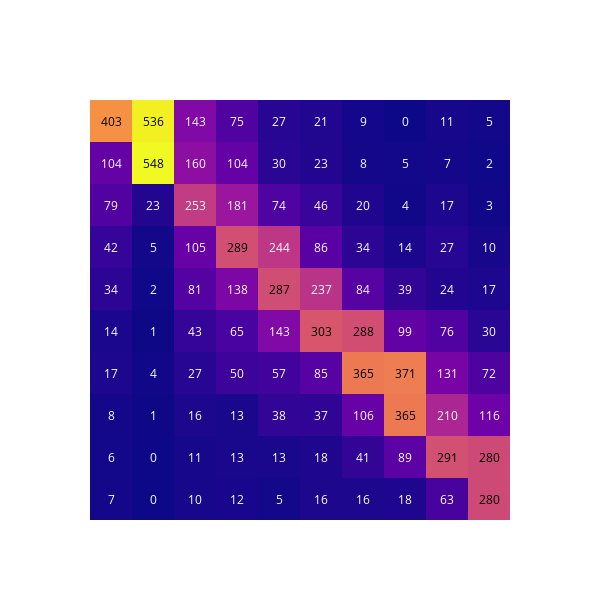

The notebook cell saved with this chart:
### Code cell
import plotly.figure_factory as ff

fig = ff.create_annotated_heatmap(df.values.astype(int)[::-1])
fig.update_layout(width = 600, height=600, paper_bgcolor='rgb(255,255,255)', plot_bgcolor='rgb(255,255,255)')
fig.update_yaxes(visible=False, scaleanchor="x")
fig.show()

### Figure 1 — Plotly figure (JSON) as saved in the notebook; plotly's stock layout.template omitted (floating-point values rounded to 4 significant figures)
{"data": [{"colorscale": [[0, "#0d0887"], [0.1111, "#46039f"], [0.2222, "#7201a8"], [0.3333, "#9c179e"], [0.4444, "#bd3786"], [0.5556, "#d8576b"], [0.6667, "#ed7953"], [0.7778, "#fb9f3a"], [0.8889, "#fdca26"], [1, "#f0f921"]], "reversescale": false, "showscale": false, "type": "heatmap", "z": [[7, 0, 10, 12, 5, 16, 16, 18, 63, 280], [6, 0, 11, 13, 13, 18, 41, 89, 291, 280], [8, 1, 16, 13, 38, 37, 106, 365, 210, 116], [17, 4, 27, 50, 57, 85, 365, 371, 131, 72], [14, 1, 43, 65, 143, 303, 288, 99, 76, 30], [34, 2, 81, 138, 287, 237, 84, 39, 24, 17], [42, 5, 105, 289, 244, 86, 34, 14, 27, 10], [79, 23, 253, 181, 74, 46, 20, 4, 17, 3], [104, 548, 160, 104, 30, 23, 8, 5, 7, 2], [403, 536, 143, 75, 27, 21, 9, 0, 11, 5]]}], "layout": {"annotations": [{"font": {"color": "#FFFFFF"}, "showarrow": false, "text": "7", "x": 0, "xref": "x", "y": 0, "yref": "y"}, {"font": {"color": "#FFFFFF"}, "showarrow": false, "text": "0", "x": 1, "xref": "x", "y": 0, "yref": "y"}, {"font": {"color": "#FFFFFF"}, "showarrow": false, "text": "10", "x": 2, "xref": "x", "y": 0, "yref": "y"}, {"font": {"color": "#FFFFFF"}, "showarrow": false, "text": "12", "x": 3, "xref": "x", "y": 0, "yref": "y"}, {"font": {"color": "#FFFFFF"}, "showarrow": false, "text": "5", "x": 4, "xref": "x", "y": 0, "yref": "y"}, {"font": {"color": "#FFFFFF"}, "showarrow": false, "text": "16", "x": 5, "xref": "x", "y": 0, "yref": "y"}, {"font": {"color": "#FFFFFF"}, "showarrow": false, "text": "16", "x": 6, "xref": "x", "y": 0, "yref": "y"}, {"font": {"color": "#FFFFFF"}, "showarrow": false, "text": "18", "x": 7, "xref": "x", "y": 0, "yref": "y"}, {"font": {"color": "#FFFFFF"}, "showarrow": false, "text": "63", "x": 8, "xref": "x", "y": 0, "yref": "y"}, {"font": {"color": "#000000"}, "showarrow": false, "text": "280", "x": 9, "xref": "x", "y": 0, "yref": "y"}, {"font": {"color": "#FFFFFF"}, "showarrow": false, "text": "6", "x": 0, "xref": "x", "y": 1, "yref": "y"}, {"font": {"color": "#FFFFFF"}, "showarrow": false, "text": "0", "x": 1, "xref": "x", "y": 1, "yref": "y"}, {"font": {"color": "#FFFFFF"}, "showarrow": false, "text": "11", "x": 2, "xref": "x", "y": 1, "yref": "y"}, {"font": {"color": "#FFFFFF"}, "showarrow": false, "text": "13", "x": 3, "xref": "x", "y": 1, "yref": "y"}, {"font": {"color": "#FFFFFF"}, "showarrow": false, "text": "13", "x": 4, "xref": "x", "y": 1, "yref": "y"}, {"font": {"color": "#FFFFFF"}, "showarrow": false, "text": "18", "x": 5, "xref": "x", "y": 1, "yref": "y"}, {"font": {"color": "#FFFFFF"}, "showarrow": false, "text": "41", "x": 6, "xref": "x", "y": 1, "yref": "y"}, {"font": {"color": "#FFFFFF"}, "showarrow": false, "text": "89", "x": 7, "xref": "x", "y": 1, "yref": "y"}, {"font": {"color": "#000000"}, "showarrow": false, "text": "291", "x": 8, "xref": "x", "y": 1, "yref": "y"}, {"font": {"color": "#000000"}, "showarrow": false, "text": "280", "x": 9, "xref": "x", "y": 1, "yref": "y"}, {"font": {"color": "#FFFFFF"}, "showarrow": false, "text": "8", "x": 0, "xref": "x", "y": 2, "yref": "y"}, {"font": {"color": "#FFFFFF"}, "showarrow": false, "text": "1", "x": 1, "xref": "x", "y": 2, "yref": "y"}, {"font": {"color": "#FFFFFF"}, "showarrow": false, "text": "16", "x": 2, "xref": "x", "y": 2, "yref": "y"}, {"font": {"color": "#FFFFFF"}, "showarrow": false, "text": "13", "x": 3, "xref": "x", "y": 2, "yref": "y"}, {"font": {"color": "#FFFFFF"}, "showarrow": false, "text": "38", "x": 4, "xref": "x", "y": 2, "yref": "y"}, {"font": {"color": "#FFFFFF"}, "showarrow": false, "text": "37", "x": 5, "xref": "x", "y": 2, "yref": "y"}, {"font": {"color": "#FFFFFF"}, "showarrow": false, "text": "106", "x": 6, "xref": "x", "y": 2, "yref": "y"}, {"font": {"color": "#000000"}, "showarrow": false, "text": "365", "x": 7, "xref": "x", "y": 2, "yref": "y"}, {"font": {"color": "#FFFFFF"}, "showarrow": false, "text": "210", "x": 8, "xref": "x", "y": 2, "yref": "y"}, {"font": {"color": "#FFFFFF"}, "showarrow": false, "text": "116", "x": 9, "xref": "x", "y": 2, "yref": "y"}, {"font": {"color": "#FFFFFF"}, "showarrow": false, "text": "17", "x": 0, "xref": "x", "y": 3, "yref": "y"}, {"font": {"color": "#FFFFFF"}, "showarrow": false, "text": "4", "x": 1, "xref": "x", "y": 3, "yref": "y"}, {"font": {"color": "#FFFFFF"}, "showarrow": false, "text": "27", "x": 2, "xref": "x", "y": 3, "yref": "y"}, {"font": {"color": "#FFFFFF"}, "showarrow": false, "text": "50", "x": 3, "xref": "x", "y": 3, "yref": "y"}, {"font": {"color": "#FFFFFF"}, "showarrow": false, "text": "57", "x": 4, "xref": "x", "y": 3, "yref": "y"}, {"font": {"color": "#FFFFFF"}, "showarrow": false, "text": "85", "x": 5, "xref": "x", "y": 3, "yref": "y"}, {"font": {"color": "#000000"}, "showarrow": false, "text": "365", "x": 6, "xref": "x", "y": 3, "yref": "y"}, {"font": {"color": "#000000"}, "showarrow": false, "text": "371", "x": 7, "xref": "x", "y": 3, "yref": "y"}, {"font": {"color": "#FFFFFF"}, "showarrow": false, "text": "131", "x": 8, "xref": "x", "y": 3, "yref": "y"}, {"font": {"color": "#FFFFFF"}, "showarrow": false, "text": "72", "x": 9, "xref": "x", "y": 3, "yref": "y"}, {"font": {"color": "#FFFFFF"}, "showarrow": false, "text": "14", "x": 0, "xref": "x", "y": 4, "yref": "y"}, {"font": {"color": "#FFFFFF"}, "showarrow": false, "text": "1", "x": 1, "xref": "x", "y": 4, "yref": "y"}, {"font": {"color": "#FFFFFF"}, "showarrow": false, "text": "43", "x": 2, "xref": "x", "y": 4, "yref": "y"}, {"font": {"color": "#FFFFFF"}, "showarrow": false, "text": "65", "x": 3, "xref": "x", "y": 4, "yref": "y"}, {"font": {"color": "#FFFFFF"}, "showarrow": false, "text": "143", "x": 4, "xref": "x", "y": 4, "yref": "y"}, {"font": {"color": "#000000"}, "showarrow": false, "text": "303", "x": 5, "xref": "x", "y": 4, "yref": "y"}, {"font": {"color": "#000000"}, "showarrow": false, "text": "288", "x": 6, "xref": "x", "y": 4, "yref": "y"}, {"font": {"color": "#FFFFFF"}, "showarrow": false, "text": "99", "x": 7, "xref": "x", "y": 4, "yref": "y"}, {"font": {"color": "#FFFFFF"}, "showarrow": false, "text": "76", "x": 8, "xref": "x", "y": 4, "yref": "y"}, {"font": {"color": "#FFFFFF"}, "showarrow": false, "text": "30", "x": 9, "xref": "x", "y": 4, "yref": "y"}, {"font": {"color": "#FFFFFF"}, "showarrow": false, "text": "34", "x": 0, "xref": "x", "y": 5, "yref": "y"}, {"font": {"color": "#FFFFFF"}, "showarrow": false, "text": "2", "x": 1, "xref": "x", "y": 5, "yref": "y"}, {"font": {"color": "#FFFFFF"}, "showarrow": false, "text": "81", "x": 2, "xref": "x", "y": 5, "yref": "y"}, {"font": {"color": "#FFFFFF"}, "showarrow": false, "text": "138", "x": 3, "xref": "x", "y": 5, "yref": "y"}, {"font": {"color": "#000000"}, "showarrow": false, "text": "287", "x": 4, "xref": "x", "y": 5, "yref": "y"}, {"font": {"color": "#FFFFFF"}, "showarrow": false, "text": "237", "x": 5, "xref": "x", "y": 5, "yref": "y"}, {"font": {"color": "#FFFFFF"}, "showarrow": false, "text": "84", "x": 6, "xref": "x", "y": 5, "yref": "y"}, {"font": {"color": "#FFFFFF"}, "showarrow": false, "text": "39", "x": 7, "xref": "x", "y": 5, "yref": "y"}, {"font": {"color": "#FFFFFF"}, "showarrow": false, "text": "24", "x": 8, "xref": "x", "y": 5, "yref": "y"}, {"font": {"color": "#FFFFFF"}, "showarrow": false, "text": "17", "x": 9, "xref": "x", "y": 5, "yref": "y"}, {"font": {"color": "#FFFFFF"}, "showarrow": false, "text": "42", "x": 0, "xref": "x", "y": 6, "yref": "y"}, {"font": {"color": "#FFFFFF"}, "showarrow": false, "text": "5", "x": 1, "xref": "x", "y": 6, "yref": "y"}, {"font": {"color": "#FFFFFF"}, "showarrow": false, "text": "105", "x": 2, "xref": "x", "y": 6, "yref": "y"}, {"font": {"color": "#000000"}, "showarrow": false, "text": "289", "x": 3, "xref": "x", "y": 6, "yref": "y"}, {"font": {"color": "#FFFFFF"}, "showarrow": false, "text": "244", "x": 4, "xref": "x", "y": 6, "yref": "y"}, {"font": {"color": "#FFFFFF"}, "showarrow": false, "text": "86", "x": 5, "xref": "x", "y": 6, "yref": "y"}, {"font": {"color": "#FFFFFF"}, "showarrow": false, "text": "34", "x": 6, "xref": "x", "y": 6, "yref": "y"}, {"font": {"color": "#FFFFFF"}, "showarrow": false, "text": "14", "x": 7, "xref": "x", "y": 6, "yref": "y"}, {"font": {"color": "#FFFFFF"}, "showarrow": false, "text": "27", "x": 8, "xref": "x", "y": 6, "yref": "y"}, {"font": {"color": "#FFFFFF"}, "showarrow": false, "text": "10", "x": 9, "xref": "x", "y": 6, "yref": "y"}, {"font": {"color": "#FFFFFF"}, "showarrow": false, "text": "79", "x": 0, "xref": "x", "y": 7, "yref": "y"}, {"font": {"color": "#FFFFFF"}, "showarrow": false, "text": "23", "x": 1, "xref": "x", "y": 7, "yref": "y"}, {"font": {"color": "#FFFFFF"}, "showarrow": false, "text": "253", "x": 2, "xref": "x", "y": 7, "yref": "y"}, {"font": {"color": "#FFFFFF"}, "showarrow": false, "text": "181", "x": 3, "xref": "x", "y": 7, "yref": "y"}, {"font": {"color": "#FFFFFF"}, "showarrow": false, "text": "74", "x": 4, "xref": "x", "y": 7, "yref": "y"}, {"font": {"color": "#FFFFFF"}, "showarrow": false, "text": "46", "x": 5, "xref": "x", "y": 7, "yref": "y"}, {"font": {"color": "#FFFFFF"}, "showarrow": false, "text": "20", "x": 6, "xref": "x", "y": 7, "yref": "y"}, {"font": {"color": "#FFFFFF"}, "showarrow": false, "text": "4", "x": 7, "xref": "x", "y": 7, "yref": "y"}, {"font": {"color": "#FFFFFF"}, "showarrow": false, "text": "17", "x": 8, "xref": "x", "y": 7, "yref": "y"}, {"font": {"color": "#FFFFFF"}, "showarrow": false, "text": "3", "x": 9, "xref": "x", "y": 7, "yref": "y"}, {"font": {"color": "#FFFFFF"}, "showarrow": false, "text": "104", "x": 0, "xref": "x", "y": 8, "yref": "y"}, {"font": {"color": "#000000"}, "showarrow": false, "text": "548", "x": 1, "xref": "x", "y": 8, "yref": "y"}, {"font": {"color": "#FFFFFF"}, "showarrow": false, "text": "160", "x": 2, "xref": "x", "y": 8, "yref": "y"}, {"font": {"color": "#FFFFFF"}, "showarrow": false, "text": "104", "x": 3, "xref": "x", "y": 8, "yref": "y"}, {"font": {"color": "#FFFFFF"}, "showarrow": false, "text": "30", "x": 4, "xref": "x", "y": 8, "yref": "y"}, {"font": {"color": "#FFFFFF"}, "showarrow": false, "text": "23", "x": 5, "xref": "x", "y": 8, "yref": "y"}, {"font": {"color": "#FFFFFF"}, "showarrow": false, "text": "8", "x": 6, "xref": "x", "y": 8, "yref": "y"}, {"font": {"color": "#FFFFFF"}, "showarrow": false, "text": "5", "x": 7, "xref": "x", "y": 8, "yref": "y"}, {"font": {"color": "#FFFFFF"}, "showarrow": false, "text": "7", "x": 8, "xref": "x", "y": 8, "yref": "y"}, {"font": {"color": "#FFFFFF"}, "showarrow": false, "text": "2", "x": 9, "xref": "x", "y": 8, "yref": "y"}, {"font": {"color": "#000000"}, "showarrow": false, "text": "403", "x": 0, "xref": "x", "y": 9, "yref": "y"}, {"font": {"color": "#000000"}, "showarrow": false, "text": "536", "x": 1, "xref": "x", "y": 9, "yref": "y"}, {"font": {"color": "#FFFFFF"}, "showarrow": false, "text": "143", "x": 2, "xref": "x", "y": 9, "yref": "y"}, {"font": {"color": "#FFFFFF"}, "showarrow": false, "text": "75", "x": 3, "xref": "x", "y": 9, "yref": "y"}, {"font": {"color": "#FFFFFF"}, "showarrow": false, "text": "27", "x": 4, "xref": "x", "y": 9, "yref": "y"}, {"font": {"color": "#FFFFFF"}, "showarrow": false, "text": "21", "x": 5, "xref": "x", "y": 9, "yref": "y"}, {"font": {"color": "#FFFFFF"}, "showarrow": false, "text": "9", "x": 6, "xref": "x", "y": 9, "yref": "y"}, {"font": {"color": "#FFFFFF"}, "showarrow": false, "text": "0", "x": 7, "xref": "x", "y": 9, "yref": "y"}, {"font": {"color": "#FFFFFF"}, "showarrow": false, "text": "11", "x": 8, "xref": "x", "y": 9, "yref": "y"}, {"font": {"color": "#FFFFFF"}, "showarrow": false, "text": "5", "x": 9, "xref": "x", "y": 9, "yref": "y"}], "height": 600, "paper_bgcolor": "rgb(255,255,255)", "plot_bgcolor": "rgb(255,255,255)", "width": 600, "xaxis": {"gridcolor": "rgb(0, 0, 0)", "showticklabels": false, "side": "top", "ticks": ""}, "yaxis": {"scaleanchor": "x", "showticklabels": false, "ticks": "", "ticksuffix": "  ", "visible": false}}}
